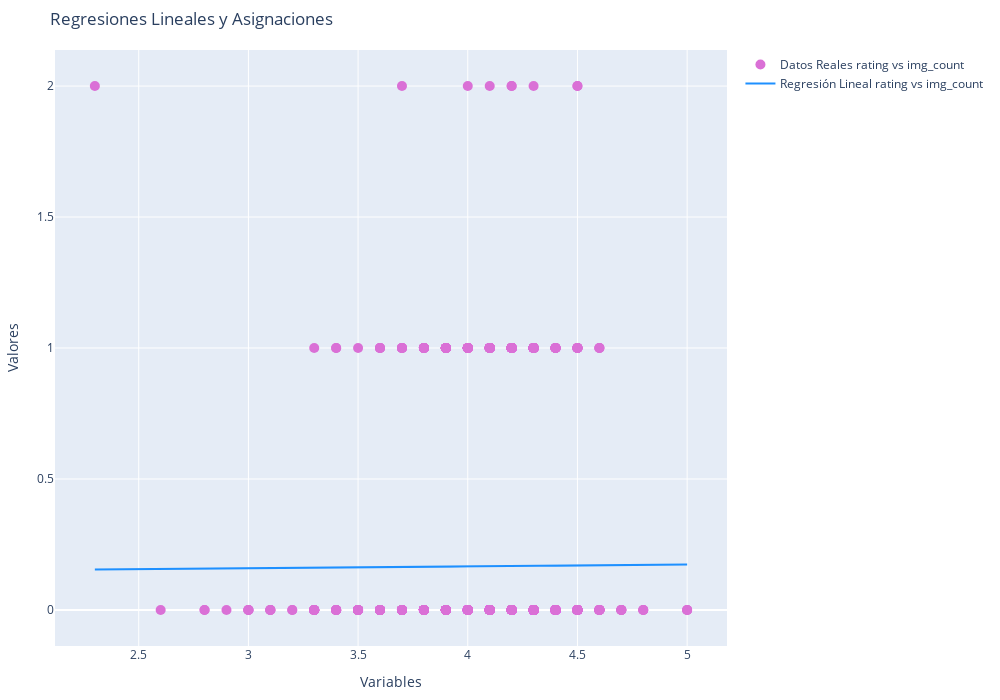

Source (notebook cell):
### Code cell
import pandas as pd
import numpy as np
import plotly.graph_objects as go
from sklearn.linear_model import LinearRegression

df_unificado = amazon_unificado.copy()

# Combinaciones de variables a graficar
combinations = [
    ('rating', 'img_count'),
]

# Crear gráficos con Plotly
fig = go.Figure()

for i, (x_var, y_var) in enumerate(combinations, start=1):
    x = df_unificado[x_var].dropna().values.reshape(-1, 1)
    y = df_unificado[y_var].dropna().values
    model = LinearRegression()
    model.fit(x, y)
    y_pred = model.predict(x)
    
    # Agregar gráficos de dispersión y línea de regresión
    fig.add_trace(go.Scatter(x=x.flatten(), y=y, mode='markers', name=f'Datos Reales {x_var} vs {y_var}', marker=dict(color='#DA70D6', size=10)))
    fig.add_trace(go.Scatter(x=x.flatten(), y=y_pred, mode='lines', name=f'Regresión Lineal {x_var} vs {y_var}', line=dict(color='#1E90FF')))

# Ajustar la figura
fig.update_layout(
    title='Regresiones Lineales y Asignaciones',
    xaxis_title='Variables',
    yaxis_title='Valores',
    showlegend=True,
    autosize=False,
    width=1000,  # Ajusta el ancho total de la figura
    height=plot_height_px,  # Ajusta la altura total de la figura
    margin=dict(l=50, r=150, t=50, b=50)  # Ajusta los márgenes para espacio de leyenda
)

fig.show()

### Figure 1 — Plotly figure (JSON) as saved in the notebook; plotly's stock layout.template omitted (floating-point values rounded to 4 significant figures; data arrays with more than 128 entries replaced by an {"elided": "..."} marker saying what was removed)
{"data": [{"marker": {"color": "#DA70D6", "size": 10}, "mode": "markers", "name": "Datos Reales rating vs img_count", "type": "scatter", "x": {"elided": "1170 float values"}, "y": {"elided": "1170 int values"}}, {"line": {"color": "#1E90FF"}, "mode": "lines", "name": "Regresión Lineal rating vs img_count", "type": "scatter", "x": {"elided": "1170 float values"}, "y": {"elided": "1170 float values"}}], "layout": {"autosize": false, "height": 700, "margin": {"b": 50, "l": 50, "r": 150, "t": 50}, "showlegend": true, "title": {"text": "Regresiones Lineales y Asignaciones"}, "width": 1000, "xaxis": {"title": {"text": "Variables"}}, "yaxis": {"title": {"text": "Valores"}}}}
